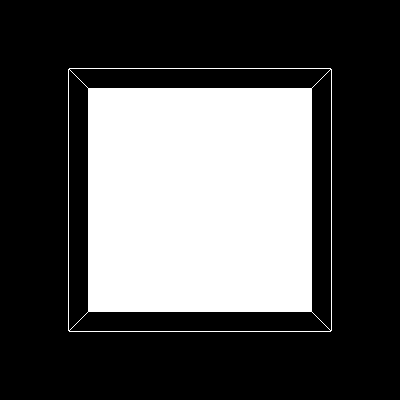

Here is the Python script that generated this plot:
#!/usr/bin/env python

# Generate a 3D iso-surface on a minimal single-voxel volume using
# vtkFlyingEdges3D to stress boundary conditions.

# Factory overrides
import vtkmodules.vtkInteractionStyle  # noqa: F401
import vtkmodules.vtkRenderingOpenGL2  # noqa: F401

from vtkmodules.vtkCommonDataModel import vtkImageData
from vtkmodules.vtkFiltersCore import vtkFlyingEdges3D
from vtkmodules.vtkFiltersModeling import vtkOutlineFilter
from vtkmodules.vtkRenderingCore import (
    vtkActor,
    vtkPolyDataMapper,
    vtkRenderWindow,
    vtkRenderWindowInteractor,
    vtkRenderer,
)

# Create a 2x2x2 image (single voxel) with scalar values
image = vtkImageData()
image.SetDimensions(2, 2, 2)
image.AllocateScalars(10, 1)

scalars = image.GetPointData().GetScalars()
scalars.InsertTuple1(0, -1.0)
scalars.InsertTuple1(1, -1.0)
scalars.InsertTuple1(2, -1.0)
scalars.InsertTuple1(3, -1.0)
scalars.InsertTuple1(4, 1.0)
scalars.InsertTuple1(5, 1.0)
scalars.InsertTuple1(6, 1.0)
scalars.InsertTuple1(7, 1.0)

# Flying edges 3D contour at zero crossing
iso = vtkFlyingEdges3D()
iso.SetInputData(image)
iso.SetValue(0, 0.0)
iso.ComputeNormalsOff()
iso.ComputeGradientsOff()
iso.ComputeScalarsOn()
iso.InterpolateAttributesOff()
iso.Update()

iso_mapper = vtkPolyDataMapper()
iso_mapper.SetInputConnection(iso.GetOutputPort())
iso_mapper.ScalarVisibilityOff()

iso_actor = vtkActor()
iso_actor.SetMapper(iso_mapper)
iso_actor.GetProperty().SetColor(1, 1, 1)
iso_actor.GetProperty().SetOpacity(1)

# Outline
outline = vtkOutlineFilter()
outline.SetInputData(image)

outline_mapper = vtkPolyDataMapper()
outline_mapper.SetInputConnection(outline.GetOutputPort())

outline_actor = vtkActor()
outline_actor.SetMapper(outline_mapper)

# Renderer
renderer = vtkRenderer()
renderer.AddActor(outline_actor)
renderer.AddActor(iso_actor)
renderer.SetBackground(0, 0, 0)

# Window
render_window = vtkRenderWindow()
render_window.SetMultiSamples(0)
render_window.AddRenderer(renderer)
render_window.SetSize(400, 400)
render_window.SetWindowName("flying edges3d thin slice")

# Scene
renderer.ResetCamera()

# Interactor
interactor = vtkRenderWindowInteractor()
interactor.SetRenderWindow(render_window)

interactor.Initialize()
interactor.Start()
